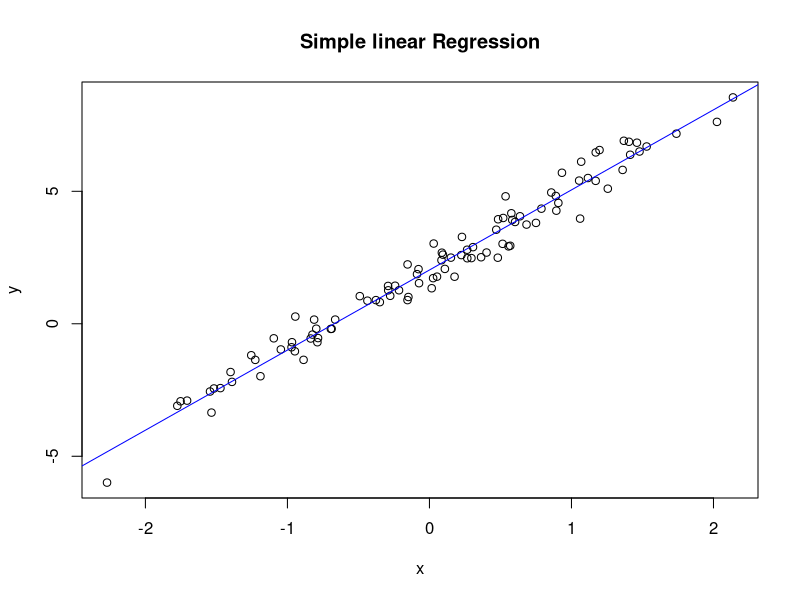

The R script that drew this image:
#Chapter 1
#Exercise 1
x <- rnorm(100)
y <- 2 + 3 * x + rnorm(100) * 0.5
str(x)
str(y)

model1 <- lm(y ~ x)
model1

#Exercise 2
x <- rnorm(100)
y <- 2 + 3 * x + rnorm(100) * 0.5
model1 <- lm(y ~ x)
plot(x, y, main = "Simple linear Regression")
abline(model1$coefficients, col = "blue")

#Chapter 2
#Exercise 1
c(1,2,3,4) + 2
c(1,2,3) - c(2,3,4)
c(1,2,3) * c(2,3,4)
c(1,2,3) / c(2,3,4)
c(1,2,3) ^ 2
c(1,2,3) ^ c(2,3,4)
c(1,2,3,14) %% 2
c(a=1,b=2,c=3) + c(b=2,c=3,d=4)
c(a=1,b=2,3) + c(b=2,c=3,d=4)

#Exercise 2
vec <- 1:9
mat1 <- matrix(vec, nrow = 3)
mat1

#Exercise 3
mat2 <- matrix(vec, nrow = 3, byrow = TRUE, dimnames = list(c("a", "b", "c"), c("d", "e", "f")))
mat2

m1 <- matrix(1:12, nrow = 4, byrow = TRUE)
m1
m2 <- matrix(1:12, nrow = 4, byrow = FALSE)
m2
m1 + m2
m1 - m2
m1 * m2
m1 / m2

#Exercise 4
m1[1,2]

#Exercise 5
factor(dept <- c("ACCOUNTS", "HR", "ADMIN", "OPERATIONS", "IT"))

#Exercise 6
list(Name = "Scott", Age = 34, Department = "HR")

#Exercise 7
Serial_No <- c(1,2,3)
Emp_Code <- c(1001,1002,1003)
"Emp. Name" <- c("John Doe", "Jane Doe", "Steve Graves")
Salary <- c(2500,3000,4500)
data.frame(Serial_No, Emp_Code, `Emp. Name`, Salary)

#Chapter 3
#Exercise 1
#a
getwd()
#b
x <- c(2,1,7)
y <- c("f","r", "n")
z <- list(x, y)
str(x)
str(y)
str(z)

#Exercise 2
#All done

#Chapter 4
#Exercise 1
gred <- c(1,2,3,4,5,6,7,8,9)
ifelse(gred %% 2 == 0, " the number is even", "the number is odd")

#Exercise 2
no5 <- 1:100
for (i in no5) {
  if(i %% 5 == 0){
    print(i)
  }
  i <- i+1
}

#Exercise 3
num <- 11
while (num <= 20) {
  print(num * num)
  num <- num + 1
}

#Exercise 4
s <- 1
repeat{
  print(s)
  s = s + 1
  if(s > 10){
    break
  }
}
